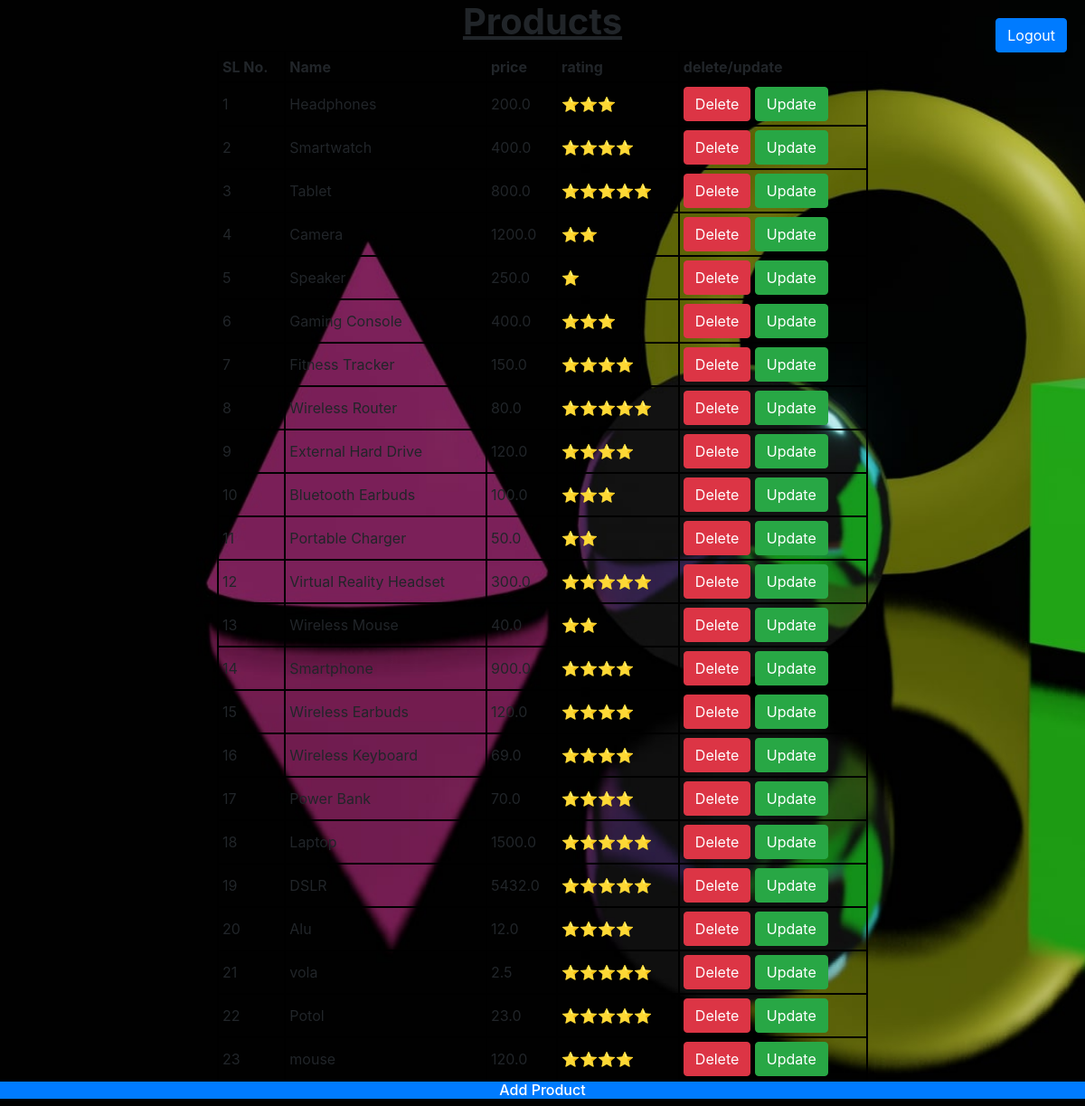
Screenshot of /products/ with the database file from the repository.
### MyApp/models.py (models this page shows)
class Product(models.Model):
    name = models.CharField(max_length=20)
    price = models.FloatField()
    rating = models.IntegerField()

### MyApp/views.py (the view)
# urls.py: path('products/',MyApp.views.product,name='products'),
def product(request):
    products = []
    for product in Product.objects.all():
        products.append({'id':product.id,'name':product.name,'price':product.price,'rating':product.rating})
    return render(request,"productTable.html",context={'products':products})

### MyApp/templates/productTable.html (shortened to what this page needs)
<!DOCTYPE html>
<html lang="en">
<head>
     <link rel="stylesheet" href="https://stackpath.bootstrapcdn.com/bootstrap/4.5.2/css/bootstrap.min.css">
</head>
</head>
<body style="background-image: url(img.jpg); background-size: cover; background-repeat: no-repeat;" bgcolor="grey">
    <a href="/admin-login/" class="btn btn-primary logout-btn">Logout</a>
    <h1 align="center" ><b><u>Products</u></b></h1>
    <table align="center">
        <tr>
            <th>SL No.</th>
            <th>Name</th>
            <th>price</th>
            <th>rating</th>
            <th>delete/update</th>
        </tr>
        {% for product in products %}
        <tr>
            <td>{{forloop.counter}}</td>
            <td>{{product.name}}</td>
            <td>{{product.price}}</td>
            <td>
                {% if product.rating == 1 %}
                    ⭐
                {% else %}
                    {% if product.rating == 2 %}
                        ⭐⭐
                    {% else %}
                        {% if product.rating == 3 %}
                        ⭐⭐⭐
                        {% else %}
                            {% if product.rating == 4 %}
                            ⭐⭐⭐⭐
                            {% else %}
                                ⭐⭐⭐⭐⭐
                            {% endif %}
                        {% endif %}
                    {% endif %}
                {% endif %}
            </td>
            <td>
                <a href="/delete/{{product.id}}/" class="btn btn-danger">Delete</a>
                <a href="/update/{{product.id}}/" class="btn btn-success">Update</a>
            </td>
        </tr>
        {% endfor %}
    </table>
    <a href="/add-product/" class="btn-primary btn-block"><h6 align="center">Add Product</h6> </a>
</body>
</html>

### MyApp/templates/productTable.html (style rules this page uses)
table { border-collapse: collapse; width: 60%; }
th, td { border: 2px solid black; padding: 4px; text-align: left; }
.logout-btn { position: absolute; top: 20px; right: 20px; }

### rows the page displays
Product: name "Headphones", price "200.0"
Product: name "Smartwatch", price "400.0"
Product: name "Tablet", price "800.0"
Product: name "Camera", price "1200.0"
Product: name "Speaker", price "250.0"
Product: name "Gaming Console", price "400.0"
Product: name "Fitness Tracker", price "150.0"
Product: name "Wireless Router", price "80.0"
Product: name "External Hard Drive", price "120.0"
Product: name "Bluetooth Earbuds", price "100.0"
Product: name "Portable Charger", price "50.0"
Product: name "Virtual Reality Headset", price "300.0"
Product: name "Wireless Mouse", price "40.0"
Product: name "Smartphone", price "900.0"
Product: name "Wireless Earbuds", price "120.0"
Product: name "Wireless Keyboard", price "69.0"
Product: name "Power Bank", price "70.0"
Product: name "Laptop", price "1500.0"
Product: name "DSLR", price "5432.0"
Product: name "Alu", price "12.0"
Product: name "vola", price "2.5"
Product: name "Potol", price "23.0"
Product: name "mouse", price "120.0"
